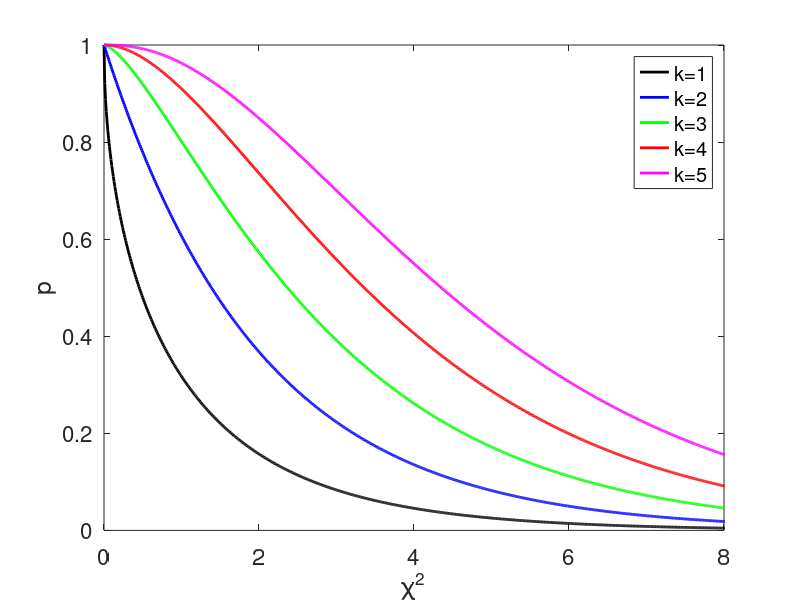

Write the MATLAB code that produced this figure.
clear all
close all

x = 0:.01:10;
figure(1)

%%
y_chi2_1 = cdf('chi2',x,1);
y_chi2_2 = cdf('chi2',x,2);
y_chi2_3 = cdf('chi2',x,3);
y_chi2_4 = cdf('chi2',x,4);
y_chi2_5 = cdf('chi2',x,5);
p1 = plot(x,1-y_chi2_1,'Color','black','LineWidth',2,'DisplayName','k=1')
hold on
p2 = plot(x,1-y_chi2_2,'Color','blue','LineWidth',2,'DisplayName','k=2')
p3 = plot(x,1-y_chi2_3,'Color','green','LineWidth',2,'DisplayName','k=3')
p4 = plot(x,1-y_chi2_4,'Color','red','LineWidth',2,'DisplayName','k=4')
p5 = plot(x,1-y_chi2_5,'Color','magenta','LineWidth',2,'DisplayName','k=5')
axis([0 8 0 1])
i=xlabel('\chi^2','FontSize',16)
j=ylabel('p','FontSize',16)
set(gca,'FontSize',16)
set(i,'interpreter','tex')
set(j,'interpreter','tex')
legend('Location','NorthEast')
hold off
